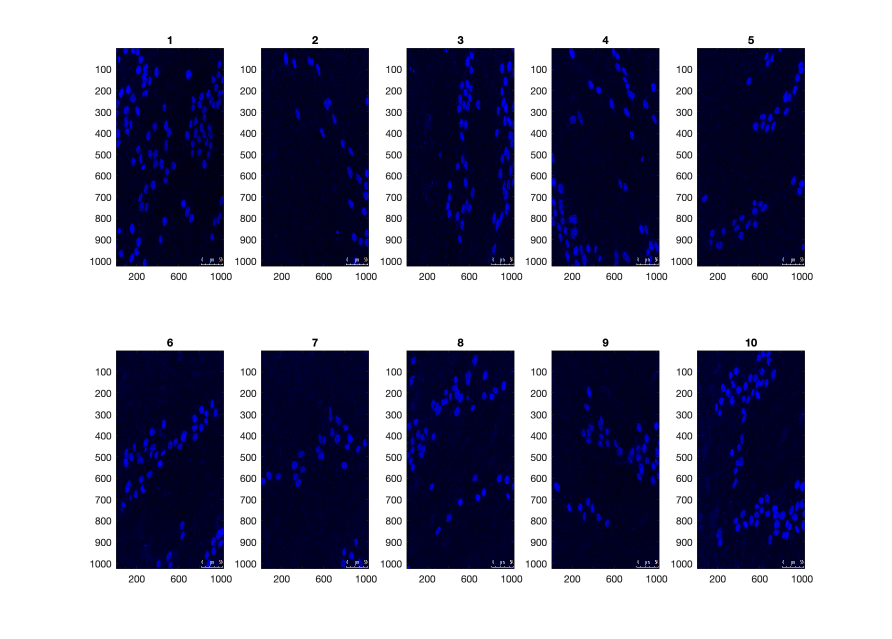
%> input picture CODE/DAPI_Input_All.png, 1784 x 1278 px, given in place of RBD_LKR13_1_DAPI.tiff, which was not available (shown at 1/2 size)
$ octave CloseAll.m   (GNU Octave 9; MATLAB toolbox functions it lacks are replaced by stand-ins)
%> lines starting %> are read from the running program, lines starting %| are printed output that depends on the picture; in (x1, y1, x2, y2) boxes, pixels count from 0 and x2, y2 are one past the last pixel; in counts of white or black regions, pixels touching at a corner belong together; the program's own positions count from 1; pictures that were not available may be replaced by others from this repository, and a replacement may not be noted
%%
h0 = figure
dapiIn = imread("RBD_LKR13_1_DAPI.tiff");
%> dapiIn is the input picture: size 1278x1784x3 uint8; mean R, G, B 147.1, 147.2, 166.2
dapiIn(980:end,810:end,:)=0;
%> dapiIn: size 1278x1784x3 uint8; 12.77% of pixels changed, all inside (x1, y1, x2, y2) = (809, 979, 1784, 1278)
blue_channel            = dapiIn(:,:,3);
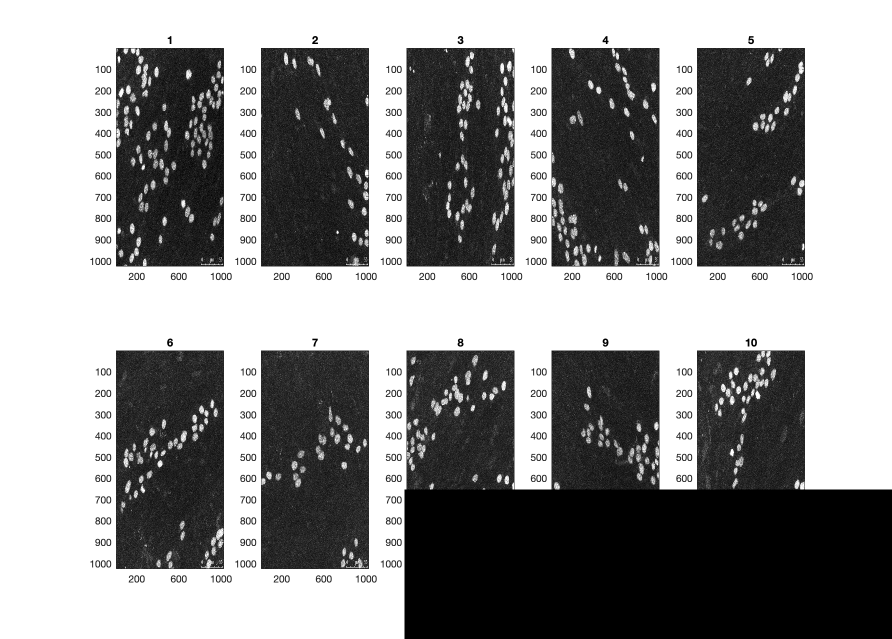
%> blue_channel: size 1278x1784 uint8 (shown at 1/2 size); min 0, max 255, mean 143.3
thresh_dapi = graythresh(blue_channel);
%> thresh_dapi = 0.549
otsu_dapi = imbinarize(blue_channel,thresh_dapi);
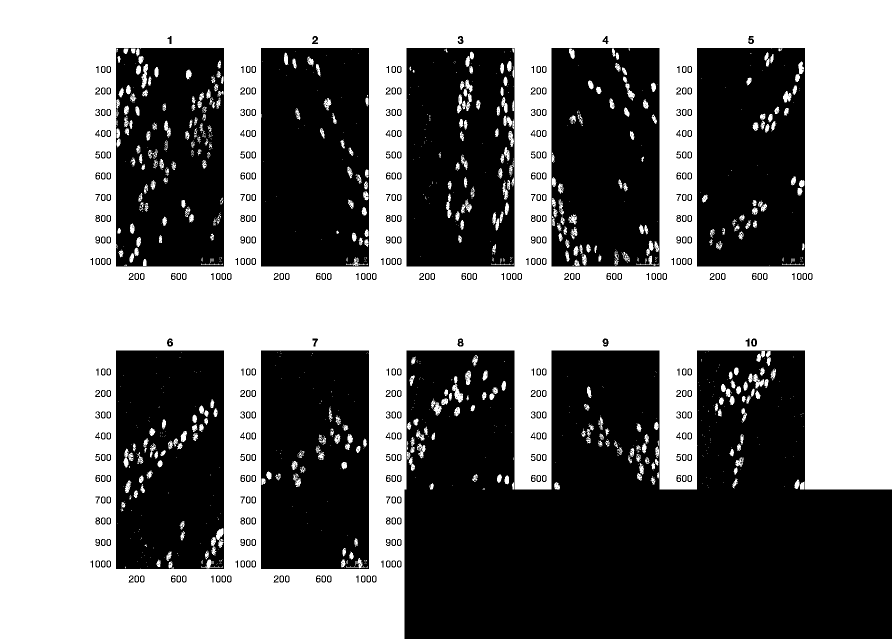
%> otsu_dapi: size 1278x1784 logical (shown at 1/2 size); 51.2% white; 1100 black regions (727 under 20 px), largest, box (x1, y1, x2, y2) and area: (809, 701, 1784, 1278) 461233, (522, 96, 738, 533) 91676, (522, 701, 738, 1138) 91675
se = strel('disk', 10);
close_dapi = imclose(otsu_dapi, se );
%> close_dapi: size 1278x1784 logical; 55.2% white; 15 black regions, largest, box (x1, y1, x2, y2) and area: (809, 701, 1784, 1278) 444991, (522, 96, 738, 533) 88610, (522, 701, 738, 1138) 87135
rr=200:800;
cc=200:800;
subplot(121)
imagesc(otsu_dapi(rr,cc,:))
subplot(122)
 imagesc( close_dapi(rr,cc))
 colormap gray
h0.Position = [ 100   400   900   300];

filename1='Dapi_Close.png';
print('-dpng','-r200',filename1)


%%
h1 =figure
phalloidinIn = imread("RBD_LKR13_1_Phalloidin.tif");
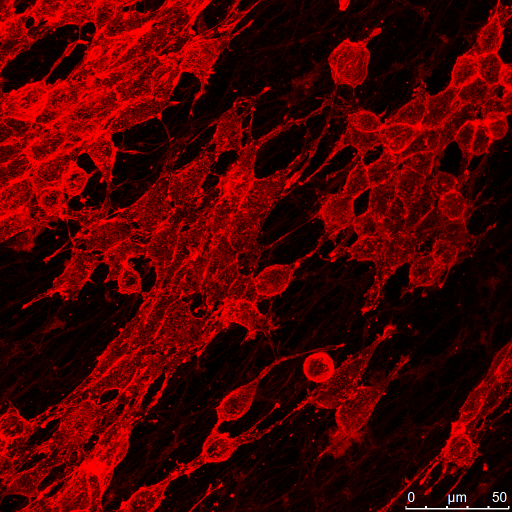
%> input picture CODE/RBD_LKR13_1_Phalloidin.tiff, 1024 x 1024 px, given in place of RBD_LKR13_1_Phalloidin.tif, which was not available (shown at 1/2 size)
%> phalloidinIn is the input picture: size 1024x1024x3 uint8; mean R, G, B 74.7, 0.3, 0.3
phalloidinIn(980:end,810:end,:)=0;
%> phalloidinIn: size 1024x1024x3 uint8; 0.8% of pixels changed, all inside (x1, y1, x2, y2) = (809, 979, 1024, 1024)
red_channelR = phalloidinIn(:,:,1);
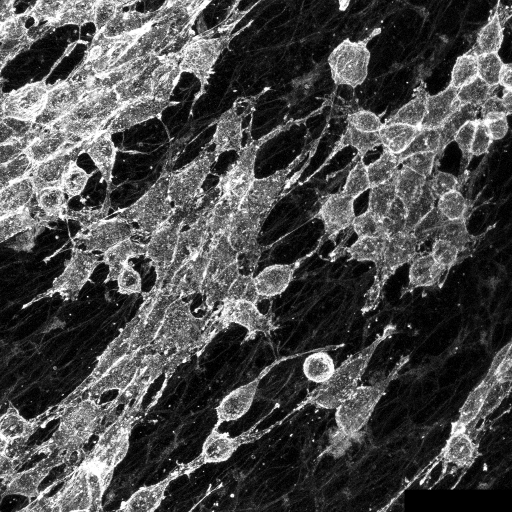
%> red_channelR: size 1024x1024 uint8 (shown at 1/2 size); min 0, max 255, mean 74.2
thresh_phallo = graythresh(red_channelR);
%> thresh_phallo = 0.388
otsu_phallo = imbinarize(red_channelR, thresh_phallo);
%> otsu_phallo: size 1024x1024 logical; 31.1% white; 4705 white regions (4508 under 20 px), largest, box (x1, y1, x2, y2) and area: (0, 0, 660, 1024) 207912, (594, 0, 1024, 534) 47631, (231, 695, 772, 1024) 22043
se = strel('disk', 10);
close_phallo = imclose(otsu_phallo,se);
%> close_phallo: size 1024x1024 logical; 53% white; 60 black regions (13 under 20 px), largest, box (x1, y1, x2, y2) and area: (308, 227, 1024, 1024) 183442, (220, 0, 996, 415) 113469, (0, 458, 275, 839) 59199
rr=200:800;
cc=200:800;
subplot(121)
imagesc(otsu_phallo(rr,cc,:))
subplot(122)
 imagesc( close_phallo(rr,cc))
 colormap gray
h1.Position = [ 100   400   900   300];

filename2='Phalloidin_Close.png';
print('-dpng','-r200',filename2)

%%
h2 = figure
fibronectinIn = imread("RBD_LKR13_1_fibronectin.tif");
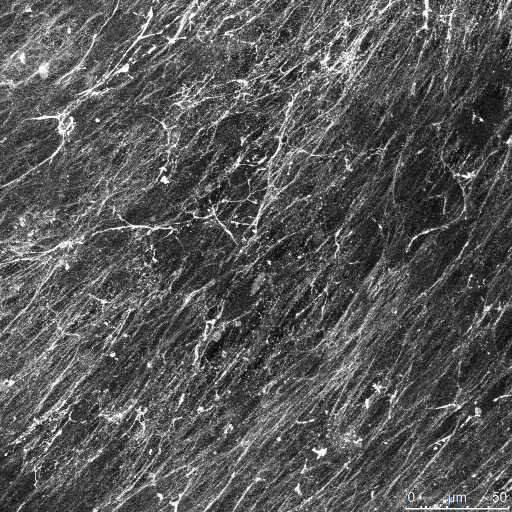
%> input picture CODE/RBD_LKR13_1_Fibronectin.tiff, 1024 x 1024 px, given in place of RBD_LKR13_1_fibronectin.tif, which was not available (shown at 1/2 size)
%> fibronectinIn is the input picture: size 1024x1024x3 uint8; mean R, G, B 87.7, 87.7, 87.7
thresh_fibronectin = graythresh(fibronectinIn);
%> thresh_fibronectin = 0.447
otsu_fibronectin = imbinarize(fibronectinIn, thresh_fibronectin);
se = strel('disk', 10);
close_fibro = imclose(otsu_fibronectin,se);
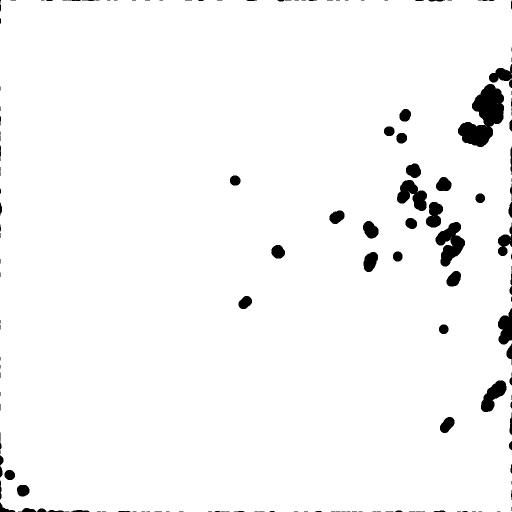
%> close_fibro: size 1024x1024x3 logical (shown at 1/2 size); 97% white; 165 black regions (91 under 20 px), largest, box (x1, y1, x2, y2) and area: (916, 168, 1008, 294) 6222, (871, 444, 930, 533) 2903, (794, 360, 854, 422) 2143
rr=200:800;
cc=200:800;
subplot(121)
imagesc(otsu_fibronectin(rr,cc,:))
subplot(122)
 imagesc( close_fibro(rr,cc))
 colormap gray
h2.Position = [ 100   400   900   300];
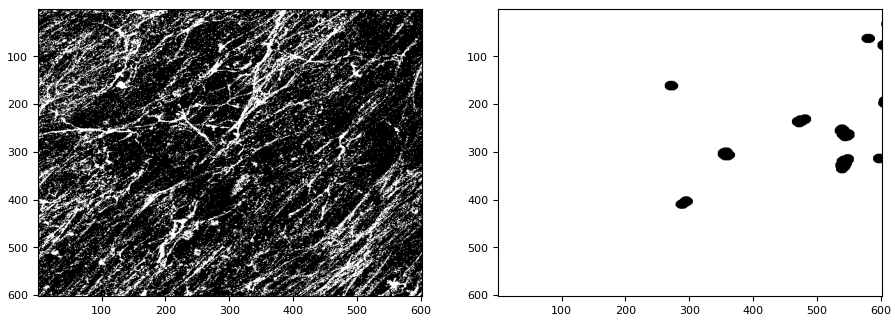
%> figure redrawn from the program's plot data, 2 panels

filename3='Fibronectin_Close.png';
print('-dpng','-r200',filename3)
